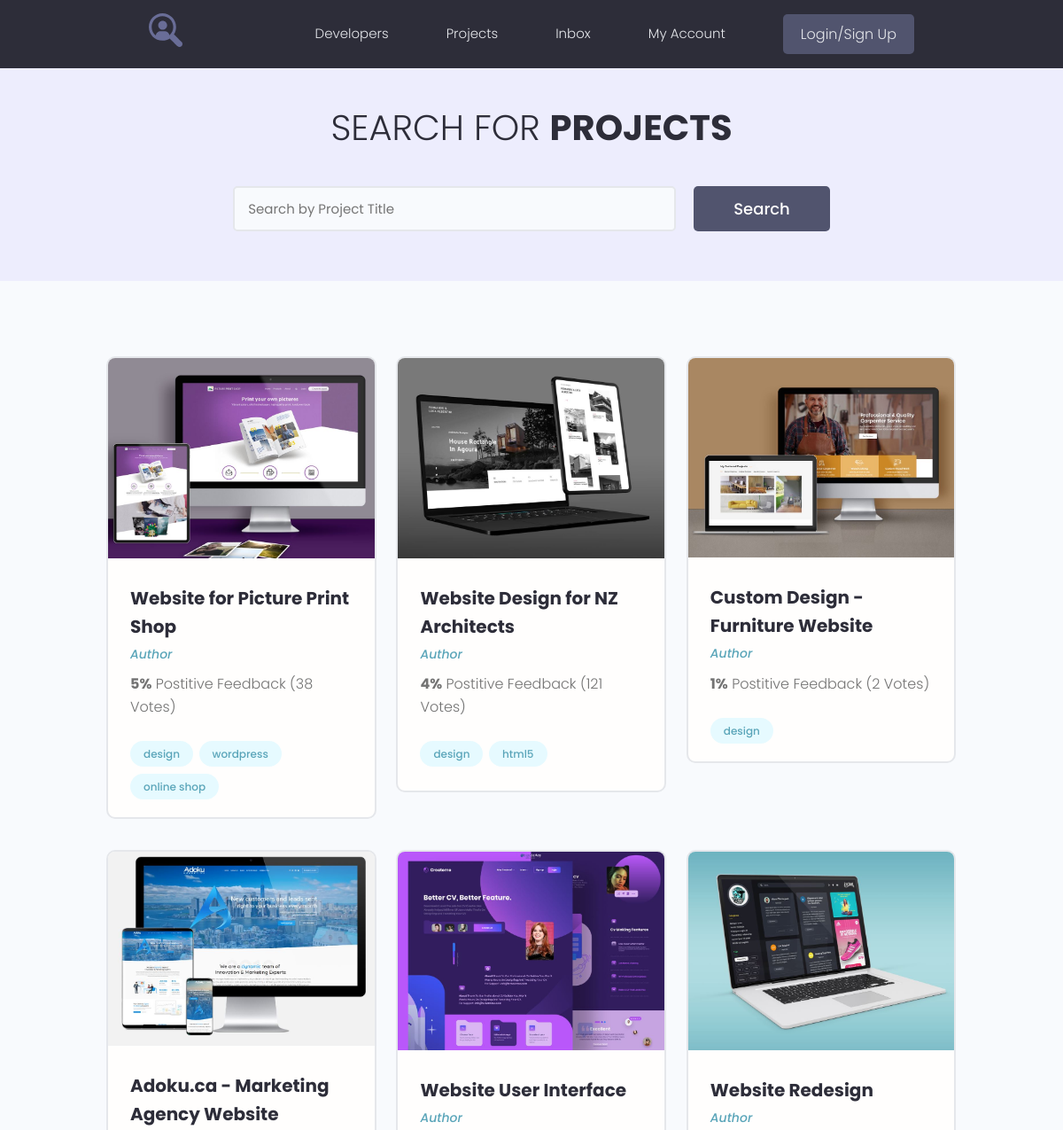
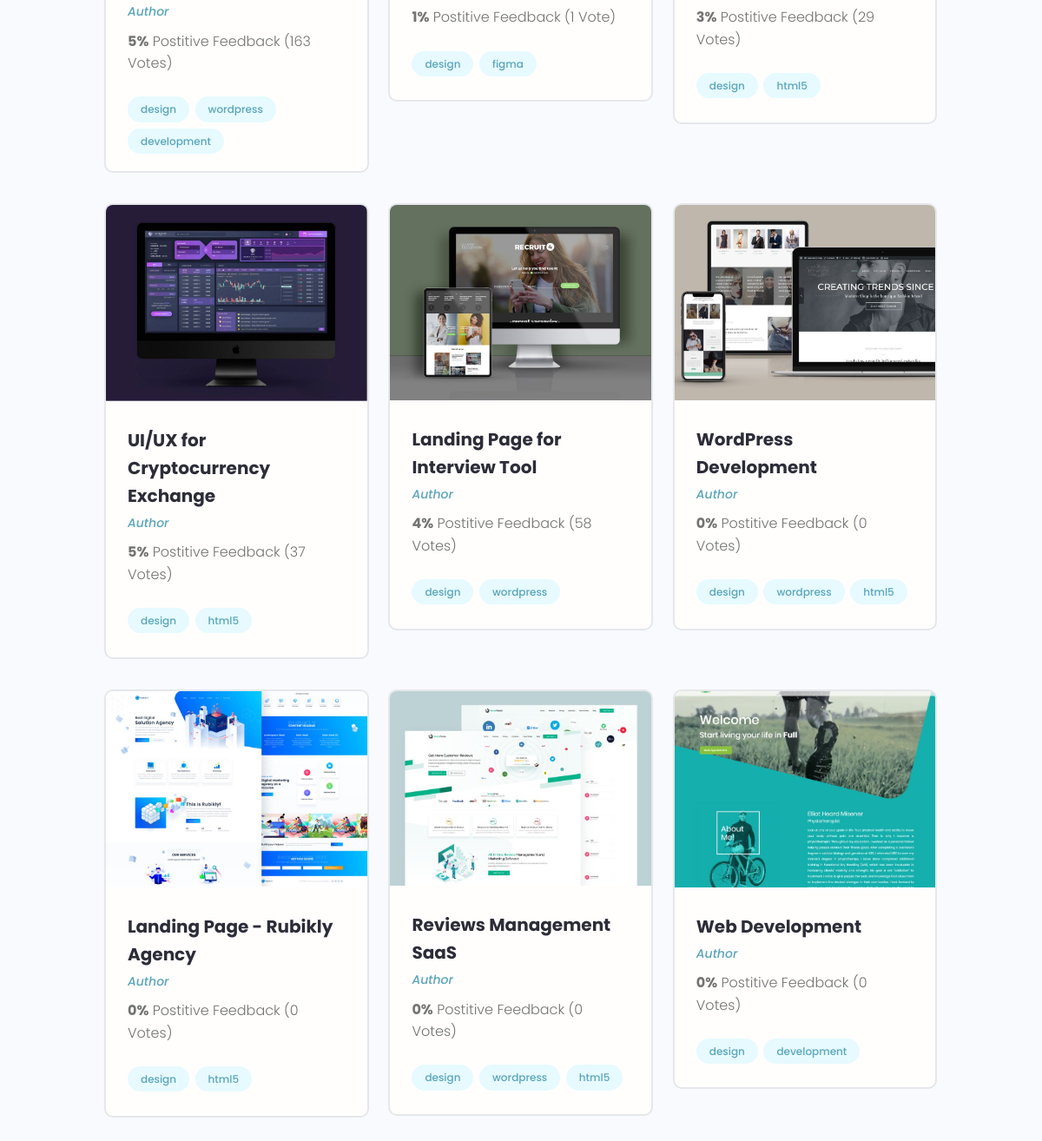
/projects/, run on the app's committed database (2 pictures, top to bottom).
### projects/models.py (models this page shows, shortened)
class Project(models.Model):
    owner = models.ForeignKey(Profile, on_delete=models.SET_NULL, blank=True, null=True)
    title = models.CharField(max_length=200)
    description = models.TextField(blank=True, null=True)
    feature_image = models.ImageField(blank=True, null=True, upload_to='projects/%Y/%m/%d', default='default.jpg')
    demo_link = models.CharField(max_length=200, blank=True, null=True)
    source_link = models.CharField(max_length=200, blank=True, null=True)
    tags = models.ManyToManyField('Tag', blank=True)
    vote_total = models.IntegerField(default=0)
    vote_ratio = models.IntegerField(default=0)
    created = models.DateTimeField(auto_now_add=True)

class Tag(models.Model):
    name = models.CharField(max_length=200)
    created = models.DateTimeField(auto_now_add=True)
    def __str__(self):
        return self.name

### projects/views.py (the view)
# urls.py: path('', get_projects, name='projects'),
def get_projects(request):
    projects = Project.objects.all()
    context = {
        'projects': projects
    }
    return render(request, 'projects/projects.html', context=context)

### projects/templates/projects/projects.html (shortened to what this page needs)
{% extends 'projects/base.html' %}
{% block content %}
  <main class="projects">
    <section class="hero-section text-center">
      <div class="container container--narrow">
        <div class="hero-section__box">
          <h2>Search for <span>Projects</span></h2>
        </div>
        <div class="hero-section__search">
          <form class="form" action="#" method="get">
            <div class="form__field">
              <input class="input input--text" id="formInput#search" type="text" name="text"
                placeholder="Search by Project Title" />
            </div>
            <input class="btn btn--sub btn--lg" type="submit" value="Search" />
          </form>
        </div>
      </div>
    </section>
    <section class="projectsList">
      <div class="container">
        <div class="grid grid--three">
          {% for project in projects %}
          <div class="column">
            <div class="card project">
              <a href="{% url 'project' project.id %}" class="project">
                <img class="project__thumbnail" src="{{ project.feature_image.url }}" alt="project thumbnail" />
                <div class="card__body">
                  <h3 class="project__title">{{ project.title }}</h3>
                  <p><a class="project__author" href="{% url 'project' project.id %}">Author</a></p>
                  <p class="project--rating">
                    <span style="font-weight: bold;">{{ project.vote_ratio }}%</span> Postitive
                    Feedback ({{ project.vote_total }} Vote{{ project.vote_total|pluralize:'s' }})
                  </p>
                  <div class="project__tags">
                    {% for tag in project.tags.all %}
                      <span class="tag tag--pill tag--main">
                        <small>{{ tag }}</small>
                      </span>
                    {% endfor %}
                  </div>
                </div>
              </a>
            </div>
          </div>
          {% endfor %}
        </div>
      </div>
    </section>
  </main>
{% endblock %}

### projects/static/styles/app.css (style rules this page uses)
:root { --color-sub: #2d2d39; }
.btn--sub { background-color: var(--color-sub-light); }
.card { border: 2px solid var(--color-light); }
img { width: 100%; }
.hero-section { height: 40vh; display: flex; align-items: center; background-color: var(--color-sub); }
.hero-section__box { margin-bottom: 4rem; }
.hero-section__box > h2, .hero-section__box > h2 > span { font-size: 4rem; color: var(--color-light); line-height: 1.3; text-transform: uppercase; }
.hero-section__box > h2 { font-weight: 300; }
.hero-section__box > h2 > span { font-weight: 700; }
.hero-section__search > .form { display: flex; align-items: center; justify-content: center; gap: 2rem; }
.hero-section__search > .form input.input--text { width: 50rem; }
.project__author { font-size: 1.4rem; font-style: italic; }
.project--rating { margin-bottom: 1.6em; margin-top: .5em; }
.projects > .hero-section { background: var(--color-sub-lighter); height: 30vh; }
.projects .hero-section__box { margin-bottom: 2.5rem; }
.projects .hero-section__box > h2 { color: var(--color-sub); }
.projects .hero-section__box > h2 > span { font-weight: 700; color: var(--color-sub); }
.projectsList { margin-top: 8rem; }
.project__thumbnail { object-fit: cover; object-position: top center; width: 100%; }
.project__title { font-size: 2rem; font-weight: 700; color: var(--color-sub); }

### projects/static/uikit/styles/modules/_variables.css (style rules this page uses)
:root { --color-main: #5aa5b9; --color-main-light: #e6faff; --color-sub: #3f4156; --color-sub-light: #51546e; --color-sub-lighter: #ededfd; --color-text: #737373; --color-gray: #8b8b8b; --color-light: #e5e7eb; --color-light-gray: #767676; --color-bg: #f8fafd; --color-white: #fffefd; --color-white-light: #f3f3f3; --color-success: #359e64; --color-success-bg: #def8e8; --color-error: #fc4b0b; --color-error-bg: #fff2ee; --font-base: 'Poppins', arial, helvetica, 'Segoe UI', roboto, ubuntu, sans-serif; --font-monospace: 'Fira Code', 'Courier New', courier, monospace; --font-regular: 300; --font-medium: 500; --font-bold: 700; --generic-shadow: 1px 1px 5px #00000010; --generic-transition: all 0.3s ease-in-out; }

### projects/static/uikit/styles/modules/_base.css (style rules this page uses)
* { margin: 0; padding: 0; box-sizing: border-box; text-rendering: optimizeLegibility; color: inherit; font-size: inherit; }
html { font-size: 50%; }
@media only screen and (min-width: 480px) { html { font-size: 56.25%; } }
@media only screen and (min-width: 1200px) { html { font-size: 62.5%; } }
body { line-height: 1.6; font-weight: 400; font-size: 1.5rem; color: var(--color-text); background-color: var(--color-bg); min-height: 100vh; }

### projects/static/uikit/styles/modules/_typography.css (style rules this page uses)
* { font-family: var(--font-base); }
h2 { font-size: 3.6rem; font-weight: var(--font-bold); }
h3 { font-size: 3.2rem; font-weight: var(--font-medium); }
p, span, strong { font-size: 1.6rem; color: var(--color-text); font-weight: var(--font-regular); }
a { padding-bottom: 2px; text-decoration: none; display: inline-block; color: var(--color-main); font-weight: var(--font-medium); }

### projects/static/uikit/styles/modules/_utilities.css (style rules this page uses)
.container { width: 92%; max-width: 165rem; margin: 0 auto; box-sizing: border-box; }
.container--narrow { width: 92%; max-width: 120rem; }
@media screen and (min-width: 1000px) { .container { width: 90%; } }
@media screen and (min-width: 1000px) { .container--narrow { width: 85%; } }
@media screen and (min-width: 1200px) { .container { width: 80%; } }
@media screen and (min-width: 1200px) { .container--narrow { width: 72%; } }
.text-center { text-align: center; }

### projects/static/uikit/styles/modules/_button.css (style rules this page uses)
.btn { display: inline-block; position: relative; cursor: pointer; background-color: var(--color-light); font-weight: var(--font-medium); color: var(--color-sub); text-decoration: none; padding: 1rem 2rem; border-radius: 0.5rem; border: none; width: -webkit-fit-content; width: -moz-fit-content; width: fit-content; height: -webkit-fit-content; height: -moz-fit-content; height: fit-content; font-size: 1.6rem; outline-width: 0; outline-color: transparent; -webkit-backface-visibility: hidden; backface-visibility: hidden; transition: all 0.3s ease-in-out; }
.btn--sub { background-color: var(--color-sub); color: var(--color-white); }
.btn--lg { font-size: 1.8rem; padding: 1.2rem 4.5rem; }

### projects/static/uikit/styles/modules/_card.css (style rules this page uses)
.card { border-radius: 1rem; background-color: var(--color-white); border: 1.5px solid var(--color-light); width: auto; height: auto; margin-top: 0.5rem; margin-bottom: 0.5rem; overflow: hidden; }
.card__body, .card__header { padding: 2rem 2.5rem; }

### data on the page
Project: feature_image (picture), title "Website for Picture Print Shop", vote_ratio "5", vote_total "38"
Tag: name "design"
Tag: name "wordpress"
Tag: name "online shop"
Project: feature_image (picture), title "Website Design for NZ Architects", vote_ratio "4", vote_total "121"
Tag: name "html5"
Project: feature_image (picture), title "Custom Design - Furniture Website", vote_ratio "1", vote_total "2"
Project: feature_image (picture), title "Adoku.ca - Marketing Agency Website", vote_ratio "5", vote_total "163"
Tag: name "development"
Project: feature_image (picture), title "Website User Interface", vote_ratio "1", vote_total "1"
Tag: name "figma"
Project: feature_image (picture), title "Website Redesign", vote_ratio "3", vote_total "29"
Project: feature_image (picture), title "UI/UX for Cryptocurrency Exchange", vote_ratio "5", vote_total "37"
Project: feature_image (picture), title "Landing Page for Interview Tool", vote_ratio "4", vote_total "58"
Project: feature_image (picture), title "WordPress Development", vote_ratio "0", vote_total "0"
Project: feature_image (picture), title "Landing Page - Rubikly Agency", vote_ratio "0", vote_total "0"
Project: feature_image (picture), title "Reviews Management SaaS", vote_ratio "0", vote_total "0"
Project: feature_image (picture), title "Web Development", vote_ratio "0", vote_total "0"
